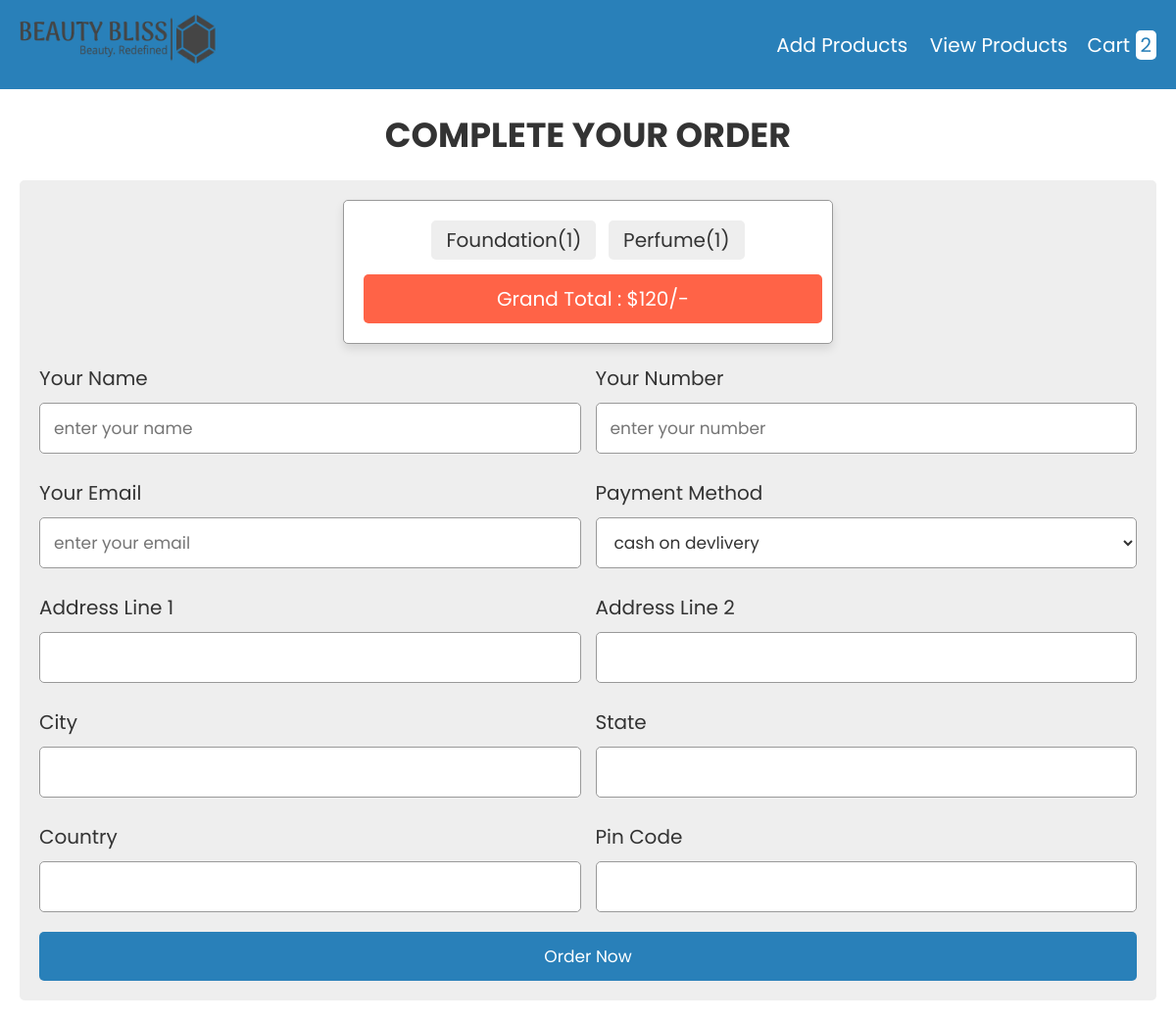
Page /admin/Admin-Cart/checkout.php on the committed database.
### tables this page shows
CREATE TABLE IF NOT EXISTS `cart` (
  `id` int(255) NOT NULL AUTO_INCREMENT,
  `name` varchar(255) NOT NULL,
  `price` varchar(255) NOT NULL,
  `image` varchar(255) NOT NULL,
  `quantity` int(255) NOT NULL,
  PRIMARY KEY (`id`)
);

### admin/Admin-Cart/checkout.php (the view, shortened to what this page needs)
<?php
@include 'Adminconfig.php';
?>
<!DOCTYPE html>
<html lang="en">
<head>
   <link rel="stylesheet" href="https://cdnjs.cloudflare.com/ajax/libs/font-awesome/6.0.0/css/all.min.css">
   <link rel="stylesheet" href="Adminstyle.css">
</head>
<body>
<?php include 'header.php'; ?>
<div class="container">
<section class="checkout-form">
   <h1 class="heading">complete your order</h1>
   <form action="" method="post">
   <div class="display-order">
      <?php
         $select_cart = mysqli_query($conn, "SELECT * FROM `cart`");
         $total = 0;
         $grand_total = 0;
         if(mysqli_num_rows($select_cart) > 0){
            while($fetch_cart = mysqli_fetch_assoc($select_cart)){
            $total_price = number_format($fetch_cart['price'] * $fetch_cart['quantity']);
            $grand_total = $total += $total_price;
      ?>
      <span><?= $fetch_cart['name']; ?>(<?= $fetch_cart['quantity']; ?>)</span>
      <?php
         }
      }else{
         echo "<div class='display-order'><span>your cart is empty!</span></div>";
      }
      ?>
      <span class="grand-total"> grand total : $<?= $grand_total; ?>/- </span>
   </div>
      <div class="flex">
         <div class="inputBox">
            <span>your name</span>
            <input type="text" placeholder="enter your name" name="name" required>
         </div>
         <div class="inputBox">
            <span>your number</span>
            <input type="number" placeholder="enter your number" name="number" required>
         </div>
         <div class="inputBox">
            <span>your email</span>
            <input type="email" placeholder="enter your email" name="email" required>
         </div>
         <div class="inputBox">
            <span>payment method</span>
            <select name="method">
               <option value="cash on delivery" selected>cash on devlivery</option>
            </select>
         </div>
         <div class="inputBox">
            <span>address line 1</span>
            <input type="text" placeholder="" name="flat" required>
         </div>
         <div class="inputBox">
            <span>address line 2</span>
            <input type="text" placeholder="" name="street" required>
         </div>
         <div class="inputBox">
            <span>city</span>
            <input type="text" placeholder="" name="city" required>
         </div>
         <div class="inputBox">
            <span>state</span>
            <input type="text" placeholder="" name="state" required>
         </div>
         <div class="inputBox">
            <span>country</span>
            <input type="text" placeholder="" name="country" required>
         </div>
         <div class="inputBox">
            <span>pin code</span>
            <input type="text" placeholder="" name="pin_code" required>
         </div>
      </div>
      <input type="submit" value="order now" name="order_btn" class="btn">
   </form>
</section>
</div>
</body>
</html>

### admin/Admin-Cart/Adminstyle.css (style rules this page uses)
:root { --blue:#2980b9; --red:tomato; --orange:orange; --black:#333; --white:#fff; --bg-color:#eee; --dark-bg:rgba(0,0,0,.7); --box-shadow:0 .5rem 1rem rgba(0,0,0,.1); --border:.1rem solid #999; }
* { font-family: 'Poppins', sans-serif; margin:0; padding:0; box-sizing: border-box; outline: none; border:none; text-decoration: none; text-transform: capitalize; }
html { font-size: 62.5%; overflow-x: hidden; }
.container { max-width: 1200px; margin:0 auto; }
section { padding:2rem; }
.heading { text-align: center; font-size: 3.5rem; text-transform: uppercase; color:var(--black); margin-bottom: 2rem; }
.btn, .option-btn, .delete-btn { display: block; width: 100%; text-align: center; background-color: var(--blue); color:var(--white); font-size: 1.7rem; padding:1.2rem 3rem; border-radius: .5rem; cursor: pointer; margin-top: 1rem; }
.checkout-form form { padding:2rem; border-radius: .5rem; background-color: var(--bg-color); }
.checkout-form form .flex { display: flex; flex-wrap: wrap; gap:1.5rem; }
.checkout-form form .flex .inputBox { flex:1 1 40rem; }
.checkout-form form .flex .inputBox span { font-size: 2rem; color:var(--black); }
.checkout-form form .flex .inputBox input, .checkout-form form .flex .inputBox select { width: 100%; background-color: var(--white); font-size: 1.7rem; color:var(--black); border-radius: .5rem; margin:1rem 0; padding:1.2rem 1.4rem; text-transform: none; border:var(--border); }
.display-order { max-width: 50rem; background-color: var(--white); border-radius: .5rem; text-align: center; padding:1.5rem; margin:0 auto; margin-bottom: 2rem; box-shadow: var(--box-shadow); border:var(--border); }
.display-order span { display: inline-block; border-radius: .5rem; background-color: var(--bg-color); padding:.5rem 1.5rem; font-size: 2rem; color:var(--black); margin:.5rem; }
.display-order span.grand-total { width: 100%; background-color: var(--red); color:var(--white); padding:1rem; margin-top: 1rem; }

### rows in the picture
cart: name "Foundation", quantity "1"
cart: name "Perfume", quantity "1"

### other values in the picture
$row_count "2"
$grand_total "120"
